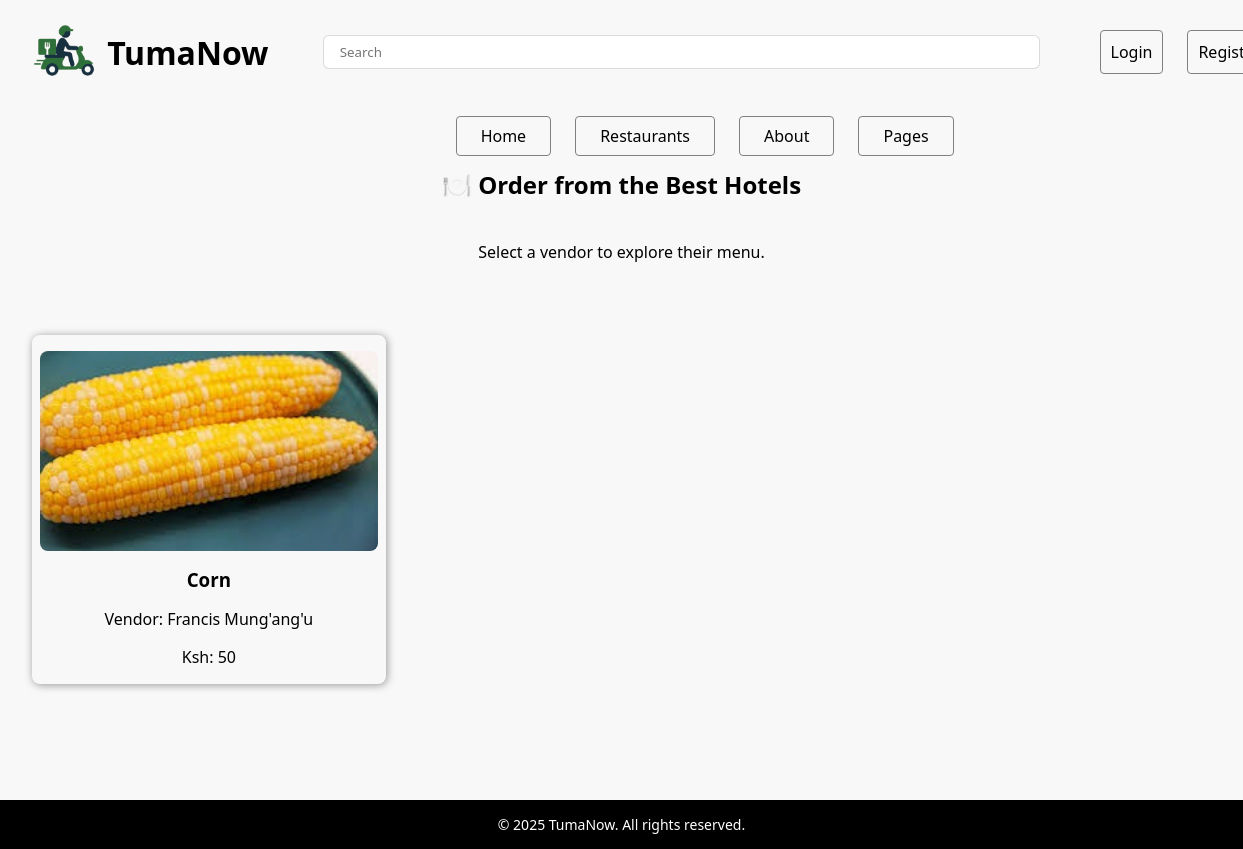
Before: /menu/ with the older database file.
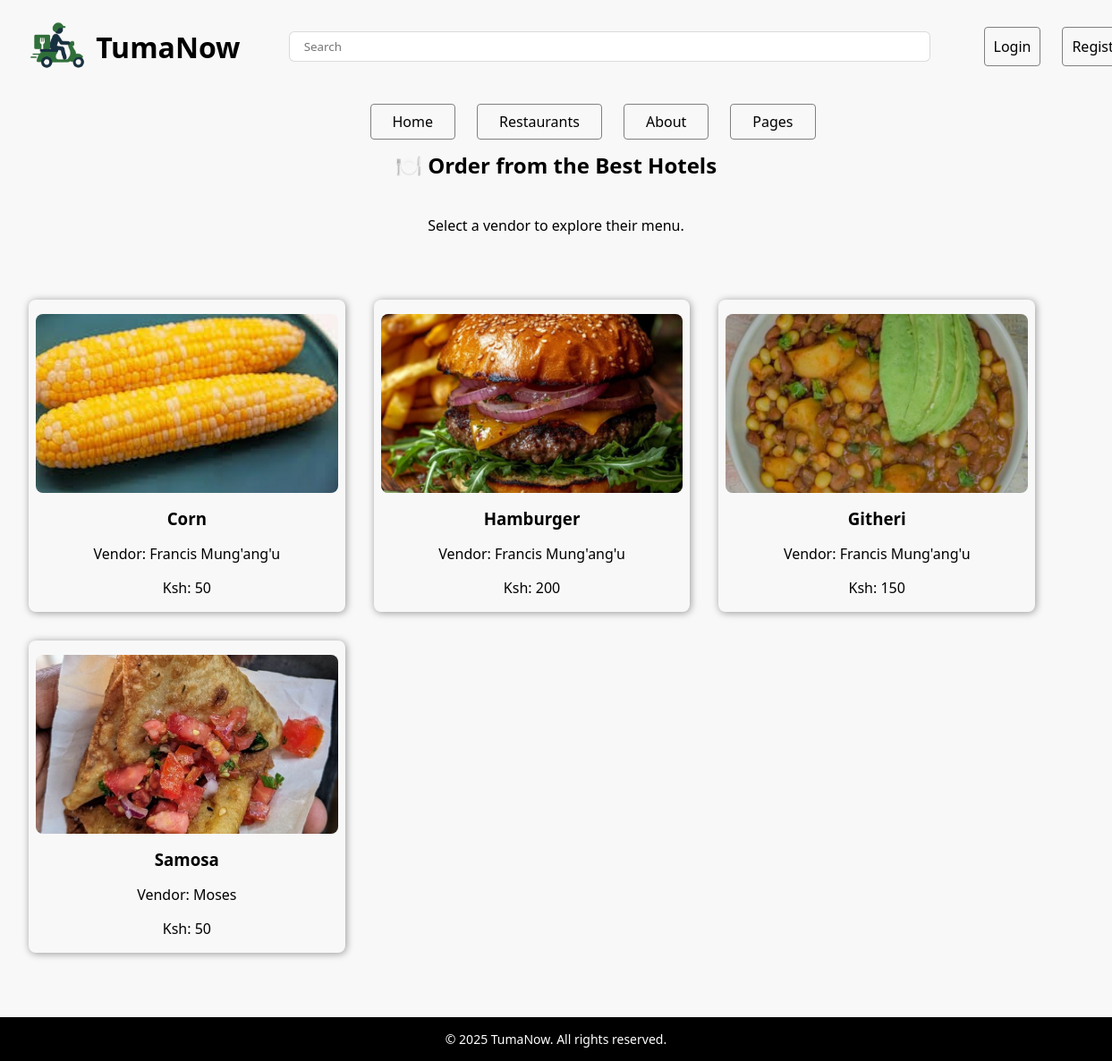
After: the same page with the newer database file.
### Tumanow_app/models.py (models this page shows, shortened)
class Product(models.Model):
    vendor = models.ForeignKey(Vendor, on_delete=CASCADE)
    name = models.CharField(max_length=100)
    price = models.PositiveIntegerField()
    image = models.ImageField(upload_to='product_images/')
    restaurant = models.ForeignKey('Restaurant', on_delete=models.CASCADE, related_name='menu_items')

class Vendor(models.Model):
    user = models.OneToOneField(User, on_delete=CASCADE)
    vendor_name = models.CharField(max_length=100)
    phone_number = PhoneNumberField()
    restaurant = models.ForeignKey('Restaurant', on_delete=models.CASCADE, related_name='vendor_name')
    def __str__(self):
        return self.vendor_name

### Tumanow_app/views.py (the view)
# urls.py: path('menu/', views.menu, name='menu'),
def menu(request):
    products = Product.objects.all()
    return render(request, 'menu.html', {'products': products})

### Tumanow_app/templates/menu.html (shortened to what this page needs)
{% extends 'base.html' %}
{% load static %}
{% block static_inclusions %}
<link rel="stylesheet" href="{% static 'menu.css' %}" />
{% endblock %}
{% block main %}
<main>
    <section class="vendors-container">
        <h2>🍽️ Order from the Best Hotels</h2>
        <p>Select a vendor to explore their menu.</p>
        <div class="vendors-grid">
            {% for product in products %}
             <a href="{% url 'checkout' id=product.id %}" class="vendor-card">
                <img src="{{ product.image.url }}" alt="Wajeff">
                <h3>{{ product.name }}</h3>
                <p>Vendor: {{ product.vendor }}</p>
                <p>Ksh: {{ product.price }}</p>
            </a>
            {% endfor %}
        </div>
    </section>
</main>
{% endblock %}

Changed rows visible on the page:
added Product: image (picture), name "Hamburger", vendor "Francis Mung'ang'u", price "200"
added Product: image (picture), name "Githeri", vendor "Francis Mung'ang'u", price "150"
added Product: image (picture), name "Samosa", vendor "Moses", price "50"
